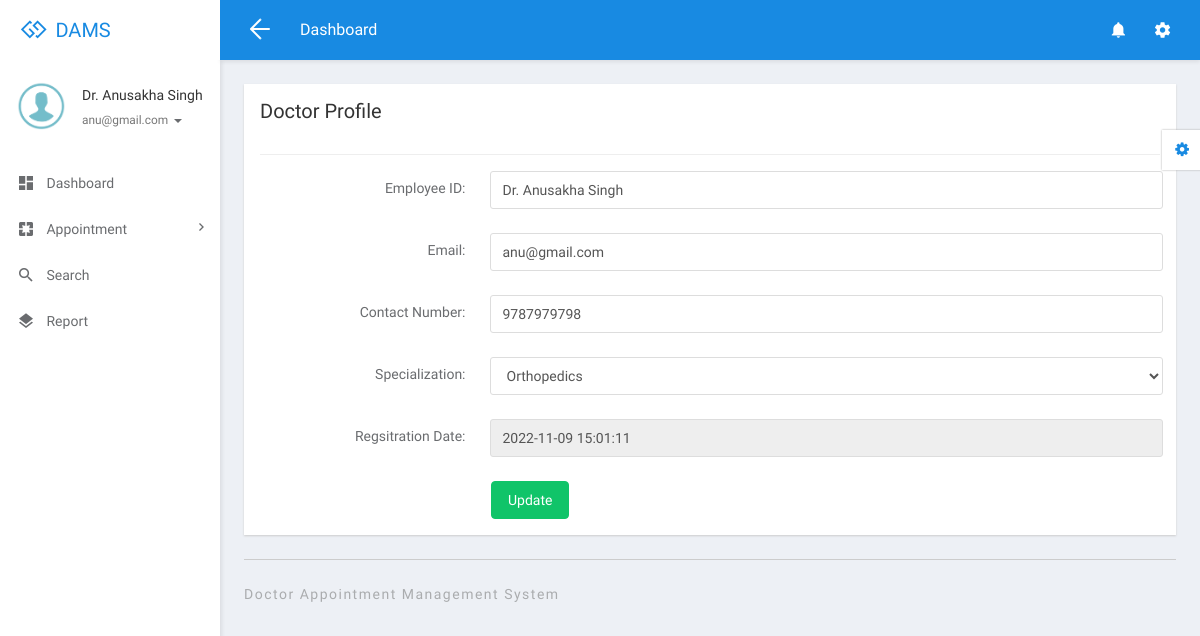
The page /dams/doctor/profile.php (signed in) on the database its author committed.
### tables this page shows
CREATE TABLE `tbldoctor` (
  `ID` int(5) NOT NULL,
  `FullName` varchar(250) DEFAULT NULL,
  `MobileNumber` bigint(10) DEFAULT NULL,
  `Email` varchar(250) DEFAULT NULL,
  `Specialization` varchar(250) DEFAULT NULL,
  `Password` varchar(259) DEFAULT NULL,
  `CreationDate` timestamp NULL DEFAULT current_timestamp()
);

CREATE TABLE `tblspecialization` (
  `ID` int(5) NOT NULL,
  `Specialization` varchar(250) DEFAULT NULL,
  `CreationDate` timestamp NULL DEFAULT current_timestamp()
);

### dams/doctor/profile.php (the view, shortened to what this page needs)
<?php
include('includes/dbconnection.php');
if (strlen($_SESSION['damsid']==0)) {
  header('location:logout.php');
  } else{
  ?>
<!DOCTYPE html>
<html lang="en">
<head>
  <link rel="stylesheet" href="libs/bower/font-awesome/css/font-awesome.min.css">
  <link rel="stylesheet" href="libs/bower/material-design-iconic-font/dist/css/material-design-iconic-font.css">
  <link rel="stylesheet" href="libs/bower/animate.css/animate.min.css">
  <link rel="stylesheet" href="libs/bower/fullcalendar/dist/fullcalendar.min.css">
  <link rel="stylesheet" href="libs/bower/perfect-scrollbar/css/perfect-scrollbar.css">
  <link rel="stylesheet" href="assets/css/bootstrap.css">
  <link rel="stylesheet" href="assets/css/core.css">
  <link rel="stylesheet" href="assets/css/app.css">
</head>
<body class="menubar-left menubar-unfold menubar-light theme-primary">
<?php include_once('includes/header.php');?>
<?php include_once('includes/sidebar.php');?>
<main id="app-main" class="app-main">
  <div class="wrap">
  <section class="app-content">
    <div class="row">
      <div class="col-md-12">
        <div class="widget">
          <header class="widget-header">
            <h3 class="widget-title">Doctor Profile</h3>
          </header>
          <hr class="widget-separator">
          <div class="widget-body">
            <?php
$did=$_SESSION['damsid'];
$sql="SELECT tbldoctor.*,tblspecialization.ID as sid,tblspecialization.Specialization as sssp from  tbldoctor join tblspecialization on tblspecialization.ID=tbldoctor.Specialization where tbldoctor.ID=:did";
$query = $dbh -> prepare($sql);
$query->bindParam(':did',$did,PDO::PARAM_STR);
$query->execute();
$results=$query->fetchAll(PDO::FETCH_OBJ);
if($query->rowCount() > 0)
{
foreach($results as $row)
{               ?>
            <form class="form-horizontal" method="post">
              <div class="form-group">
                <label for="exampleTextInput1" class="col-sm-3 control-label">Employee ID:</label>
                <div class="col-sm-9">
                  <input id="fname" type="text" class="form-control" placeholder="Full Name" name="fname" required="true" value="<?php  echo $row->FullName;?>">
                </div>
              </div>
              <div class="form-group">
                <label for="email2" class="col-sm-3 control-label">Email:</label>
                <div class="col-sm-9">
                  <input type="email" class="form-control" id="email" name="email" value="<?php  echo $row->Email;?>" required='true'>
                </div>
              </div>
               <div class="form-group">
                <label for="email2" class="col-sm-3 control-label">Contact Number:</label>
                <div class="col-sm-9">
                  <input type="text" class="form-control" id="email2" name="mobilenumber" value="<?php  echo $row->MobileNumber;?>" required='true' maxlength='10'>
                </div>
              </div>
              <div class="form-group">
                <label for="email2" class="col-sm-3 control-label">Specialization:</label>
                <div class="col-sm-9">
                  <select class="form-control" name="specializationid">
        <option value="<?php  echo htmlentities($row->ID);?>"><?php  echo htmlentities($row->sssp);?></option>
        <?php
$sql1="SELECT * from tblspecialization";
$query1 = $dbh -> prepare($sql1);
$query1->execute();
$results1=$query1->fetchAll(PDO::FETCH_OBJ);
$cnt=1;
if($query1->rowCount() > 0)
{
foreach($results1 as $row1)
{               ?>
        <option value="<?php  echo htmlentities($row1->ID);?>"><?php  echo htmlentities($row1->Specialization);?></option><?php $cnt=$cnt+1;}} ?>
      </select>
                </div>
              </div>
              <div class="form-group">
                <label for="email2" class="col-sm-3 control-label">Regsitration Date:</label>
                <div class="col-sm-9">
                  <input type="text" class="form-control" id="email2" name="" value="<?php  echo $row->CreationDate;?>" readonly="true">
                </div>
              </div>
             <?php $cnt=$cnt+1;}} ?>
              <div class="row">
                <div class="col-sm-9 col-sm-offset-3">
                  <button type="submit" class="btn btn-success" name="submit">Update</button>
                </div>
              </div>
            </form>
          </div>
        </div>
      </div>
    </div>
  </section>
</div>
  <?php include_once('includes/footer.php');?>
</main>
<?php include_once('includes/customizer.php');?>
</body>
</html>
<?php }  ?>

### dams/doctor/includes/sidebar.php (shortened to what this page needs)
<aside id="menubar" class="menubar light">
  <div class="app-user">
    <div class="media">
      <div class="media-left">
        <div class="avatar avatar-md avatar-circle">
          <a href="javascript:void(0)"><img class="img-responsive" src="assets/images/images.png" alt="avatar"/></a>
        </div>
      </div>
      <div class="media-body">
        <div class="foldable">
          <?php
$eid=$_SESSION['damsid'];
$sql="SELECT FullName,Email from  tbldoctor where ID=:eid";
$query = $dbh -> prepare($sql);
$query->bindParam(':eid',$eid,PDO::PARAM_STR);
$query->execute();
$results=$query->fetchAll(PDO::FETCH_OBJ);
foreach($results as $row)
{
$email=$row->Email;
$fname=$row->FullName;
}   ?>
          <h5><a href="javascript:void(0)" class="username"><?php  echo $fname ;?></a></h5>
          <ul>
            <li class="dropdown">
              <a href="javascript:void(0)" class="dropdown-toggle usertitle" data-toggle="dropdown" aria-haspopup="true" aria-expanded="false">
                <small><?php  echo $email;?></small>
                <span class="caret"></span>
              </a>
            </li>
          </ul>
        </div>
      </div>
    </div>
  </div>
  <div class="menubar-scroll">
    <div class="menubar-scroll-inner">
      <ul class="app-menu">
        <li class="has-submenu">
          <a href="dashboard.php">
            <i class="menu-icon zmdi zmdi-view-dashboard zmdi-hc-lg"></i>
            <span class="menu-text">Dashboard</span>
          </a>
        </li>
       <li class="has-submenu">
          <a href="javascript:void(0)" class="submenu-toggle">
            <i class="menu-icon zmdi zmdi-pages zmdi-hc-lg"></i>
            <span class="menu-text">Appointment</span>
            <i class="menu-caret zmdi zmdi-hc-sm zmdi-chevron-right"></i>
          </a>
        </li>
        <li>
          <a href="search.php">
            <i class="menu-icon zmdi zmdi-search zmdi-hc-lg"></i>
            <span class="menu-text">Search</span>
          </a>
        </li>
        <li>
          <a href="appointment-bwdates.php">
            <i class="menu-icon zmdi zmdi-layers zmdi-hc-lg"></i>
            <span class="menu-text">Report</span>
          </a>
        </li>
      </ul>
    </div>
  </div>
</aside>

### rows shown on the page
tbldoctor: FullName "Dr. Anusakha Singh", Email "anu@gmail.com", fname "Dr. Anusakha Singh", email "anu@gmail.com", mobilenumber "9787979798", specializationid "Orthopedics", CreationDate "2022-11-09 15:01:11"
